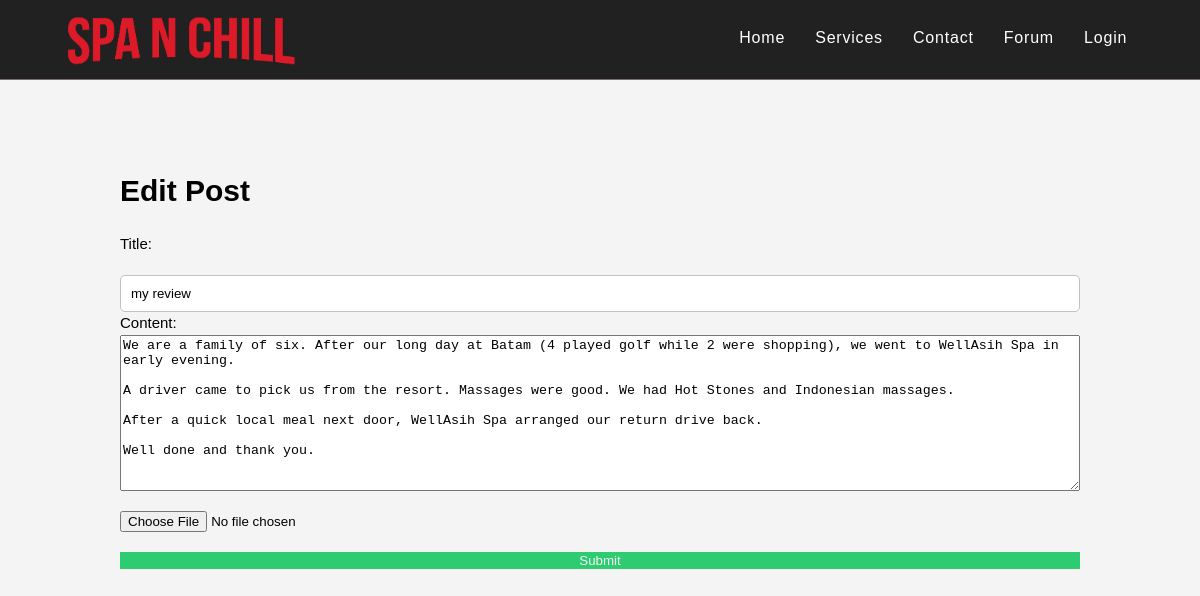
Page /auth/users/editPost.php?id=32 on the committed database.
### tables this page shows
CREATE TABLE `posts` (
  `id` int(11) NOT NULL,
  `user_id` int(11) NOT NULL,
  `title` varchar(255) NOT NULL,
  `content` text NOT NULL,
  `image` varchar(255) NOT NULL,
  `created_at` timestamp NOT NULL DEFAULT CURRENT_TIMESTAMP
);

### auth/users/editPost.php (the view, shortened to what this page needs)
<!DOCTYPE html>
<html lang="en">
<head>
    <link rel="stylesheet" href="./../../style.css">
</head>
<body>
    <nav>
        <div class="container-fluid">
        <div class="nav-logo">
        <a href="./../../"><img style="height:64px; display:block; float:left" src="./../../images/navbrand.png" alt=""></a>
        </div>
        <ul class="nav-left">
                <li><a href="./../../">Home</a></li>
                <li><a href="./../../services.php">Services</a></li>
                <li><a href="./../../contact.php">Contact</a></li>
                <li><a href="./../../forum">Forum</a></li>
                <?php if(isset($_SESSION['user'])):?>
                <li><a href="#"><?=$_SESSION['user']?></a></li>
                <li><form action="./logout.php"><input
                style="margin:0; padding:0; background-color: transparent; font-size: 1em; font-family: Poppins" type="submit" value="Log-out" name="logout"></form></li>
                <?php else: ?>
                    <li><a href="./../auth/users/login.php">Login</a></li>
                <?php endif; ?>
        </ul>
        </div>
    </nav>      <br><br><br>
    <div class="container">
        <h1>Edit Post</h1>
        <form action="editPost.php" method="post" enctype="multipart/form-data">
        <?php
            if(isset($_GET['id']))
            $id = $_GET['id'];
            $mysqli = new mysqli('localhost', 'root', '', 'spanchill');
            $stmt = $mysqli->prepare("SELECT * FROM posts WHERE id = ?");
            $stmt->bind_param("s", $id);
            $stmt->execute();
            $result = $stmt->get_result();
            ?>
            <?php while($row = $result->fetch_assoc()): ?>
            <div class="" style="display:grid; grid-template-columns: 1fr">
            <label for="">Title:</label>
            <input type="text" name="title" value="<?=$row['title']?>" id="">
            <label for="">Content:</label>
            <textarea name="content" id="" cols="30" rows="10"><?=$row['content']?></textarea>
            <input type="file" name="userfile" id="">
            <input type="submit" name="editPost" value="Submit">
            </div>
            <?php endwhile;?>
        </form>
    </div>
</body>
</html>

### style.css (style rules this page uses)
html { scroll-behavior: smooth; }
a { text-decoration: none; }
body { font: 15px/1.5 Poppins,sans-serif; padding:0; margin:0; background-color:#f4f4f4; }
.container { max-width: 80%; margin:auto; overflow:hidden; }
.container-fluid { max-width: 90%; margin:auto; overflow:hidden; }
nav { width: 100%; height: 4rem; background-color: #212121; color: white; z-index: 1; position: sticky; border-bottom: #c0abab8e .5px solid; padding-top: 10px; padding-bottom: 5px; }
.nav-left { font-size: 1rem; float: right; }
.nav-left li { display: inline-block; margin: 0 .8rem; }
.nav-left li a { letter-spacing: 0.05rem; text-decoration: none; color: #ffffff; padding-bottom: 5px; }
input[type=text], input[type=date] { padding:10px; border-radius: 5px; border: #bdc3c7 1.5px solid }
input[type=submit] { background-color: #2ecc71; color:#f4f4f4; border: none; cursor: pointer; }
input { margin-top: 20px }
:root { --modal-duration: 1s; --modal-color: #2980b9; }

### rows in the picture
posts: title "my review", content "We are a family of six. After our long day at Batam (4 played golf while 2 were shopping), we went to WellAsih Spa in early evening. A driver came to pick us from the resort. Massages were good. We had Hot Stones and Indonesian massages. After a quick local meal next door, WellAsih Spa arranged our return drive back. Well done and thank you."
